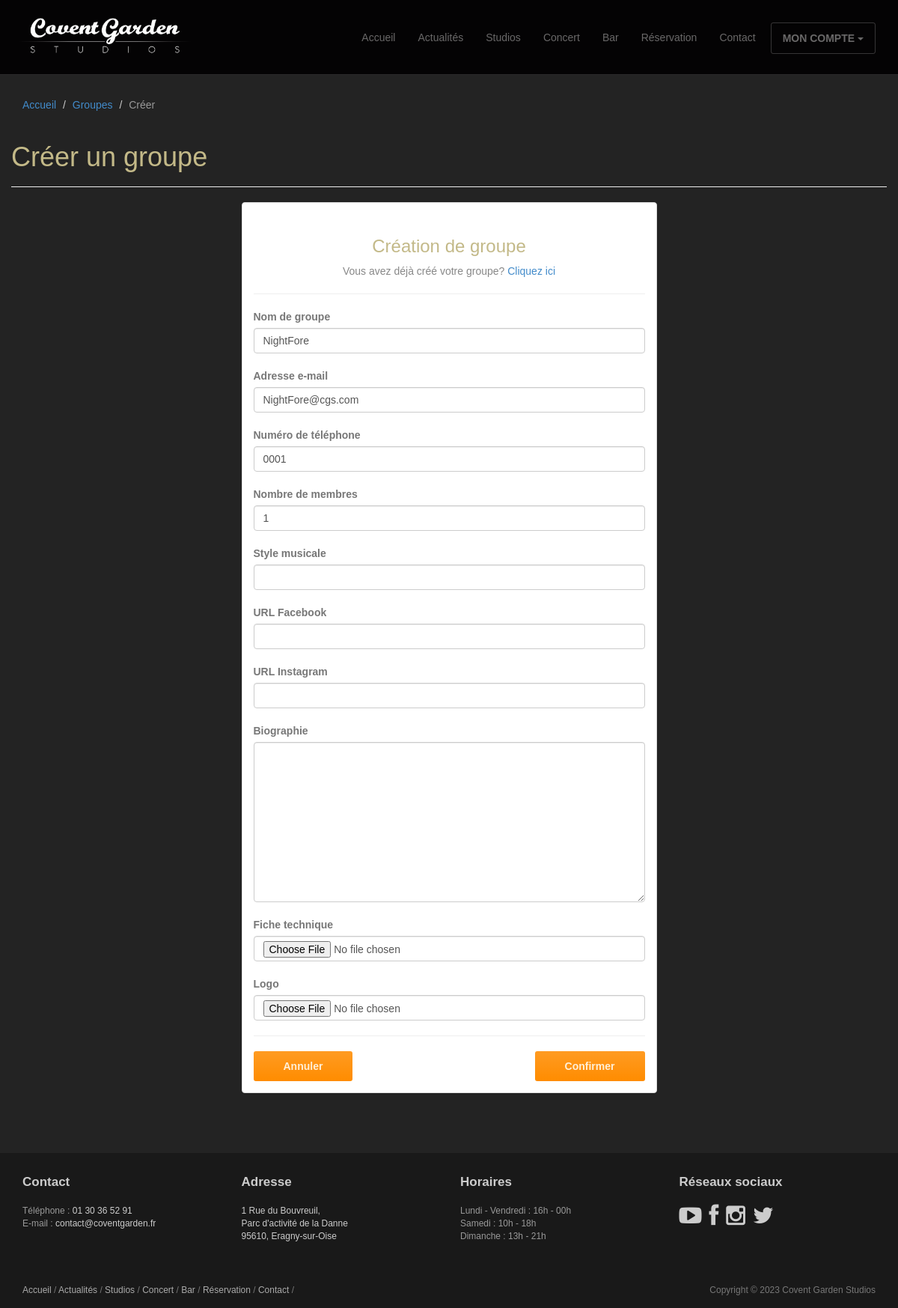
Before: /compte/mes_groupes/ajouter/ (signed in) with the older database file.
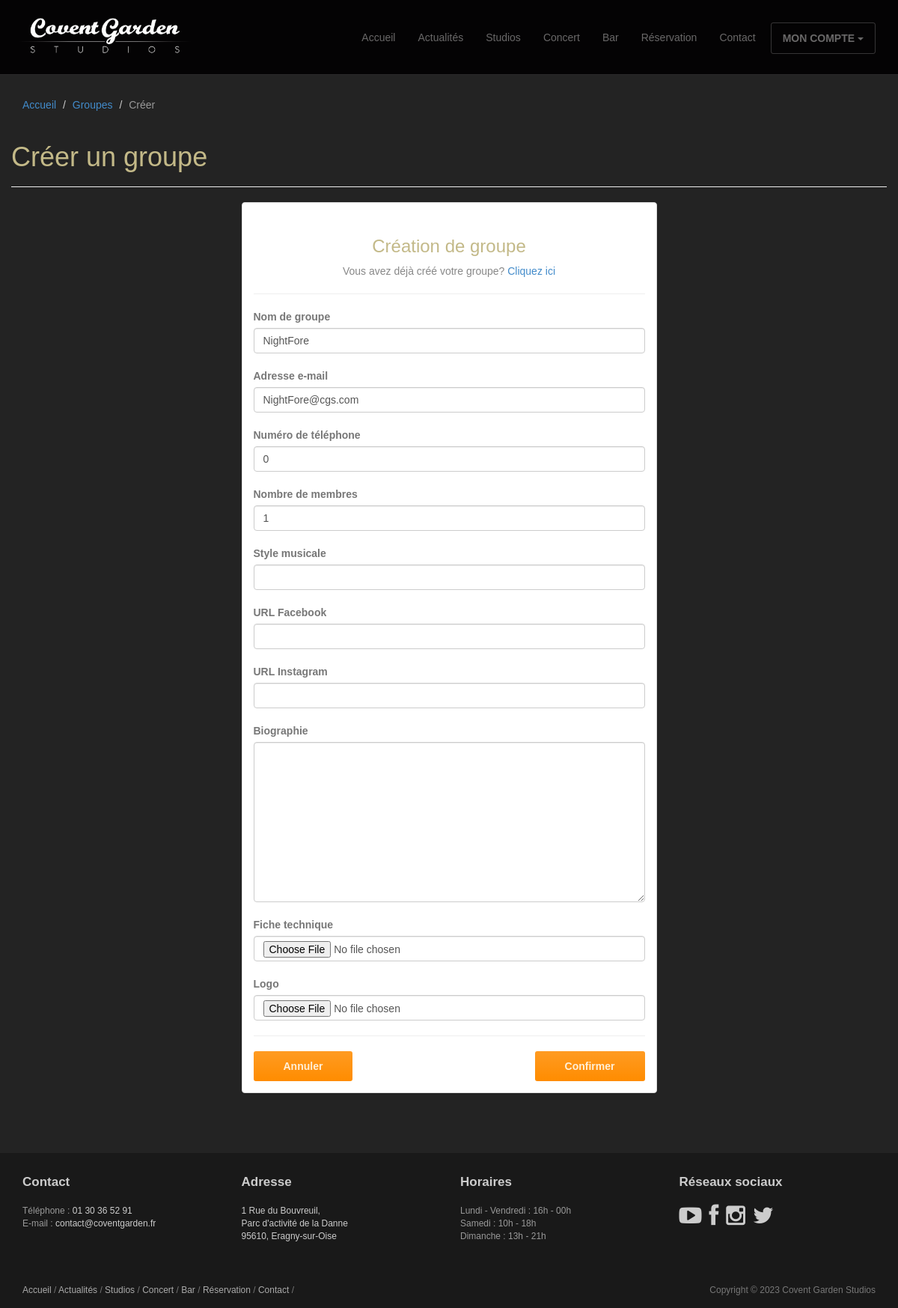
After: the same page with the newer database file.
### studios/models.py (models this page shows, shortened)
class CustomUser(AbstractUser):
    username = MODEL_USERNAME
    email = MODEL_EMAIL
    last_name = MODEL_LAST_NAME
    first_name = MODEL_FIRST_NAME
    phone = MODEL_PHONE
    password = MODEL_PASSWORD
    password_confirm = MODEL_PASSWORD_CONFIRM

### studios/views.py (the view, shortened to what this page needs)
# urls.py: path('compte/mes_groupes/ajouter/', views.GroupCreateView.as_view(), name='groups_create'),
class GroupCreateView(LoginRequiredMixin, View):
    redirect_field_name = ''
    form_class = CustomGroupForm
    template_name = "groups/groups_create.html"
    context = {
        "title": "Créer un groupe",
        "breadcrumb": [
            {"view": "home", "name": "Accueil"},
            {"view": "groups_detail", "name": "Groupes"},
            {"view": None, "name": "Créer"}]
    }
    def get(self, request):
        initial = {
            "name": self.request.user.username,
            "email": self.request.user.email,
            "phone": self.request.user.phone
        }
        self.context["form"] = self.form_class(initial=initial)
        return render(request, self.template_name, self.context)

### studios/forms.py (shortened to what this page needs)
class CustomGroupForm(forms.ModelForm):
    class Meta:
        model = CustomGroup
        fields = '__all__'
        exclude = ('user', 'validated')
    def __init__(self, *args, **kwargs):
        super().__init__(*args, **kwargs)
        for visible in self.visible_fields():
            visible.field.widget.attrs['class'] = 'form-control'

### studios/templates/groups/groups_create.html (shortened to what this page needs)
{% extends 'base/base.html' %}
{% load static %}
{% block header %}
<header id="head" class="secondary"></header>
{% endblock %}
{% block page_header %}
<header class="page-header">
	<h1 class="page-title">{{title}}</h1>
</header>
{% endblock %}
{% block content %}
<form method="post" enctype="multipart/form-data">
	<div class="col-md-6 col-md-offset-3 col-sm-8 col-sm-offset-2">
		<div class="panel panel-default">
			<div class="panel-body">
				<h3 class="thin text-center">Création de groupe</h3>
				<p class="text-center text-muted">Vous avez déjà créé votre groupe? <a href="{% url 'groups_detail' %}">Cliquez ici</a></p>
				<hr>
				{% include "base/base_form.html" %}
				<hr>
				<div class="row">
					<div class="col-lg-6 text-left">
						<form>
							<button class="btn btn-action" type="button" onclick="window.location.href='{% url 'groups_detail' %}'">Annuler</button>
						</form>
					</div>
					<div class="col-lg-6 text-right">
						<button class="btn btn-action" type="submit">Confirmer</button>
					</div>
				</div>
			</div>
		</div>
	</div>
</form>
{% endblock %}

### studios/templates/base/base_form.html (shortened to what this page needs)
{% for field in form %}
	<div class="top-margin">
		<label>
			{{ field.label }}
		</label>
		{{ field }}
	</div>
{% endfor %}

Changed rows visible on the page:
changed CustomUser "NightFore@cgs.com": phone "0001" → "0"
